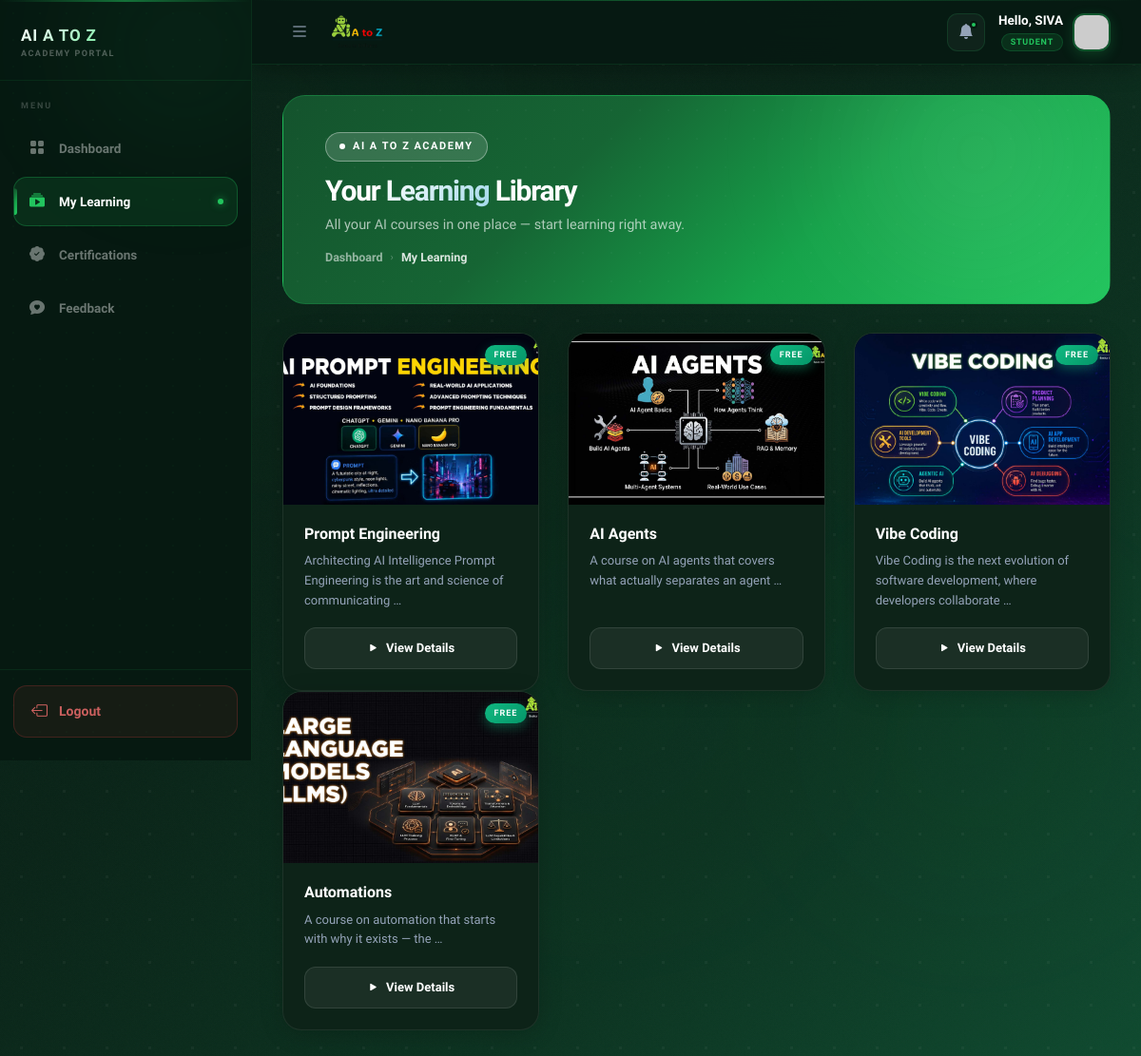
/my-learning/ (signed in), run on an earlier commit of the app's database.
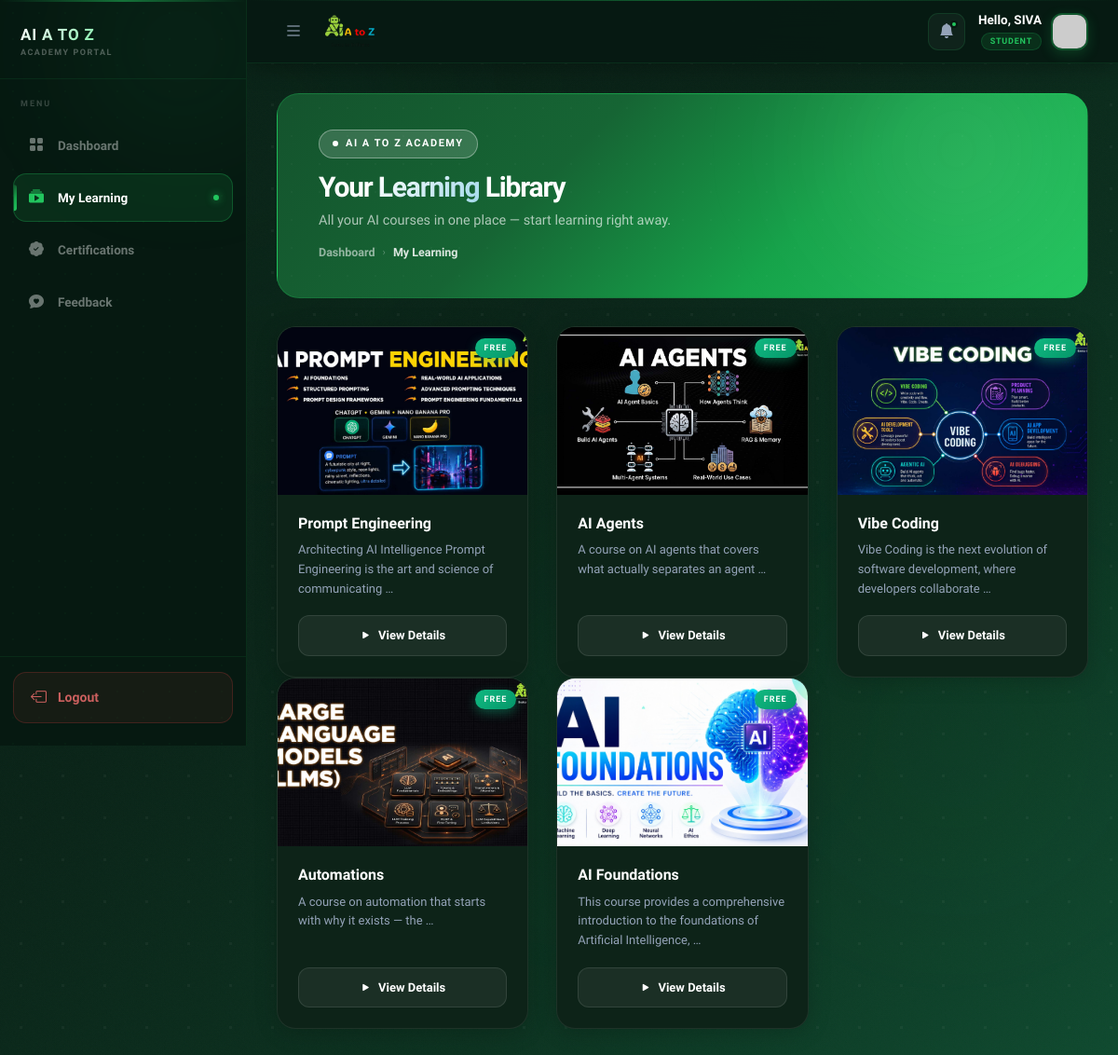
And on a later commit of the database.
### indexapp/models.py (models this page shows, shortened)
class UserProfile(models.Model):
    user = models.OneToOneField(User, on_delete=models.CASCADE, related_name='profile')
    name = models.CharField(max_length=100, default='')
    mobile = models.CharField(max_length=15)
    email = models.EmailField(unique=True)
    password_reset_token = models.CharField(max_length=100, unique=True, blank=True, null=True)
    password_reset_created_at = models.DateTimeField(blank=True, null=True)

class Course(models.Model):
    title = models.CharField(max_length=100)
    description = models.TextField()
    course_content = models.TextField(default='', blank=True)
    image = models.FileField(upload_to='course_images/', null=True, blank=True)
    course_pdf = models.FileField(upload_to='course_pdfs/', null=True, blank=True)
    video_url = models.CharField(max_length=200, default="https://www.youtube.com/embed/up68UAfH0d0")
    course_url = models.URLField(blank=True, null=True)

### user2app/views.py (the view, shortened to what this page needs)
# urls.py: path('my-learning/', user_views.user_courses_list, name='user_courses_list'),
@login_required(login_url='login')
def user_courses_list(request):
    user_profile = UserProfile.objects.filter(user=request.user).first()
    if not user_profile:
        messages.error(request, "Session expired.")
        return redirect('login')
    all_courses = Course.objects.all()
    selected_course_id = request.GET.get('id')
    selected_course = None
    has_paid = False
    razorpay_order_id = None
    razorpay_key_id = settings.RAZORPAY_KEY_ID
    amount_in_paise = 0
    return render(request, 'user_templates/user_courses_list.html', {
        'all_courses': all_courses,
        'selected_course': selected_course,
        'has_paid': has_paid,
        'razorpay_order_id': razorpay_order_id,
        'razorpay_key_id': razorpay_key_id,
        'amount': amount_in_paise,
        'user_profile': user_profile
    })

### assets/templates/user_templates/user_courses_list.html (shortened to what this page needs)
<!doctype html>
{% load static %}
<html lang="en">
<head>
    <link rel="stylesheet" href="{% static 'css/bootstrap.min.css' %}">
    <link rel="stylesheet" href="https://cdn.jsdelivr.net/npm/bootstrap-icons@1.11.1/font/bootstrap-icons.css">
    <link rel="stylesheet" href="https://cdnjs.cloudflare.com/ajax/libs/font-awesome/6.4.0/css/all.min.css">
</head>
<body>
    <div class="page-bg">
        <div class="glow-orb" style="width:700px;height:700px;top:-200px;left:-100px;"></div>
        <div class="glow-orb" style="width:450px;height:450px;bottom:10%;right:-50px;animation-delay:-5s;"></div>
    </div>
    <aside class="sidebar" id="sidebar">
        <div class="sidebar-orb"></div>
        <div class="sb-brand">
            <div>
                <a href="{% url 'index' %}" class="sb-brand-text">AI A TO Z</a>
                <div class="sb-brand-sub">Academy Portal</div>
            </div>
        </div>
        <nav class="sb-nav">
            <span class="sb-label">Menu</span>
            <a href="{% url 'dashboard' %}" class="sb-link">
                <i class="bi bi-grid-fill"></i>
                Dashboard
            </a>
            <a href="{% url 'user_courses_list' %}" class="sb-link active">
                <i class="bi bi-collection-play-fill"></i>
                My Learning
                <span class="sb-dot"></span>
            </a>
            <a href="#" class="sb-link">
                <i class="bi bi-patch-check-fill"></i>
                Certifications
            </a>
            <a href="{% url 'feedback' %}" class="sb-link">
                <i class="bi bi-chat-heart-fill"></i>
                Feedback
            </a>
        </nav>
        <div class="sb-bottom">
            <a href="{% url 'logout' %}" class="sb-logout">
                <i class="bi bi-box-arrow-left"></i>
                Logout
            </a>
        </div>
    </aside>
    <div class="main-wrapper">
        <header class="topbar">
            <div class="topbar-left">
                <button class="sb-toggle" id="sbToggle" onclick="toggleSidebarMenu()">
                    <i class="bi bi-list"></i>
                </button>
                <img src="{% static 'img/gallery/aiatoz_logo.png' %}" alt="AI A TO Z" style="height:36px;width:auto;object-fit:contain;">
            </div>
            <div class="topbar-right">
                <div class="topbar-notif">
                    <i class="bi bi-bell-fill"></i>
                    <span class="notif-dot"></span>
                </div>
                <div class="topbar-user">
                <div class="topbar-user-info">
                    <div class="topbar-user-name">
                        Hello, {% if user_profile.name %}{{ user_profile.name|upper }}{% else %}LEARNER{% endif %}
                    </div>
                    <span class="topbar-user-role">STUDENT</span>
                </div>
                <img src="https://ui-avatars.com/api/?name={{ user_profile.name|default:user_profile.user }}&background=0077a3&color=fff&bold=true&format=svg" class="topbar-avatar" alt="User">
            </div>
            </div>
        </header>
        <div class="page-content">
            {% if selected_course %}
                <div class="page-hero" style="margin-bottom:28px;">
                    <div class="ph-orb"></div>
                    <div class="inner">
                        <div class="ph-badge"><span class="live-dot"></span> Now Learning</div>
                        <h1>{{ selected_course.title }}</h1>
                        <p>Explore the curriculum below — full access included.</p>
                        <div class="ph-bc">
                            <a href="{% url 'dashboard' %}">Dashboard</a>
                            <span class="sep">›</span>
                            <a href="{% url 'user_courses_list' %}">My Learning</a>
                            <span class="sep">›</span>
                            <span class="cur">{{ selected_course.title }}</span>
                        </div>
                    </div>
                </div>
                <div class="d-flex align-items-center justify-content-between mb-4 flex-wrap gap-3">
                    <a href="{% url 'user_courses_list' %}" class="back-btn">
                        <i class="bi bi-arrow-left"></i> Back to Library
                    </a>
                </div>
                <div class="row g-4">
                    <div class="col-lg-8">
                        <div class="content-card">
                            <div class="card-section-title">
                                <i class="bi bi-info-circle-fill"></i> Course Overview
                            </div>
                            <div class="ai-material">
                                <p>In this course, we cover the essential components of <strong>{{ selected_course.title }}</strong>. This module is designed for both beginners and professionals looking to sharpen their skills.</p>
                                <ul>
                                    <li><strong>Expert Modules:</strong> Step-by-step guidance from industry mentors.</li>
                                    <li><strong>Practical Implementation:</strong> Real-world use cases and tools.</li>
                                    <li><strong>Certification:</strong> Earn a valid certificate upon 100% completion.</li>
                                </ul>
                            </div>
                        </div>
                        <div class="content-card">
                            <div class="card-section-title">
                                <i class="bi bi-play-circle-fill" style="color:#ef4444"></i> Lecture Video
                            </div>
                            <!-- <p style="color:red;font-size:18px;">
                                {{ selected_course.video_url }}
                            </p> -->
                           <div class="video-container">
                                <iframe
                                    width="100%"
                                    height="500"
                                    src="{{ selected_course.video_url }}"
                                    title="YouTube video player"
                                    frameborder="0"
                                    allow="accelerometer; autoplay; clipboard-write; encrypted-media; gyroscope; picture-in-picture; web-share"
                                    allowfullscreen>
                                </iframe>
                            </div>
                        </div>
                        <div class="content-card">
                            <div class="card-section-title">
                                <i class="bi bi-book-fill"></i> Full Study Material
                            </div>
                            <div class="course-content-body ai-material">
                                {{ selected_course.course_content|safe }}
                            </div>
                        </div>
                        {% if selected_course.course_pdf %}
                        <div class="content-card">
                            <div class="card-section-title">
                                <i class="bi bi-file-earmark-pdf-fill" style="color: #ff4d4d;"></i> Study Resources
                            </div>
                            <div class="ai-material">
                                <p>Download the official PDF guide for this course to study offline.</p>
                                <a href="{{ selected_course.course_pdf.url }}"
                                   download="{{ selected_course.title }}.pdf"
                                   class="lib-btn"
                                   style="background: rgba(255, 77, 77, 0.1); border-color: rgba(255, 77, 77, 0.2); color: #ff4d4d;">
                                    <i class="bi bi-cloud-arrow-down-fill"></i> Download Course PDF
                                </a>
                            </div>
                        </div>
                        {% endif %}
                    </div>
                    <div class="col-lg-4">
                        <div class="status-card">
                            <h5>Enrollment Status</h5>
                            {% if has_paid %}
                                <div class="status-badge-free">
                                    <i class="bi bi-patch-check-fill" style="color:#4ade80;"></i> Enrolled & Paid
                                </div>
                            {% else %}
                                <div class="status-badge-free" style="background:rgba(239,68,68,0.1); color:#f87171; border-color:rgba(239,68,68,0.25);">
                                    <i class="bi bi-lock-fill"></i> Locked (Requires Pay)
                                </div>
                            {% endif %}
                        </div>
                        <div class="content-card mt-4" style="background:var(--card-surface); border:1px solid rgba(34,197,94,0.2);">
                            <div class="card-section-title">
                                <i class="bi bi-credit-card-2-front-fill"></i> Course Access
                            </div>
                            <div class="ai-material text-center py-2">
                                <h4 class="mb-3" style="color:#fff; font-weight:800;">{{ selected_course.title }}</h4>
                                {% if has_paid %}
                                    <a href="{% url 'courses_dashboard' selected_course.id %}" class="lib-btn w-100" style="background:var(--grad-teal);">
                                        Start Learning Now <i class="bi bi-play-circle-fill ms-1"></i>
                                    </a>
                                {% else %}
                                    <p class="small mb-3" style="color:var(--text-dim);">Get lifetime premium access to videos, study materials and validation quizzes.</p>
                                    <button id="pay-btn" class="rf-submit w-100" style="background:var(--grad-teal); border:none; border-radius:12px; padding:12px; color:#fff; font-weight:800; font-size:14px; box-shadow:0 6px 20px rgba(34,197,94,0.35);">
                                        Pay Securely via Razorpay <i class="bi bi-shield-lock-fill ms-1"></i>
                                    </button>
                                {% endif %}
                            </div>
                        </div>
                    </div>
                </div>
            {% else %}
                <div class="page-hero">
                    <div class="ph-orb"></div>
                    <div class="inner">
                        <div class="ph-badge"><span class="live-dot"></span> AI A TO Z Academy</div>
                        <h1>Your <span>Learning</span> Library</h1>
                        <p>All your AI courses in one place — start learning right away.</p>
                        <div class="ph-bc">
                            <a href="{% url 'dashboard' %}">Dashboard</a>
                            <span class="sep">›</span>
                            <span class="cur">My Learning</span>
                        </div>
                    </div>
                </div>
                <div class="row g-4">
                    {% for course in all_courses %}
                    <div class="col-12 col-sm-6 col-xl-4" style="animation-delay:{{ forloop.counter0|add:1 }}00ms">
                        <div class="lib-card">
                            <div class="lib-thumb" style="position: relative; overflow: hidden; height: 180px; display: flex; align-items: center; justify-content: center;">
                                {% if course.image %}
                                    <img src="{{ course.image.url }}" alt="{{ course.title }}" style="width: 100%; height: 100%; object-fit: cover; position: absolute; top: 0; left: 0; z-index: 1;">
                                {% else %}
                                    <i class="bi bi-book-fill" style="z-index: 2; font-size: 2rem;"></i>
                                {% endif %}
                                <span class="lib-free-tag" style="z-index: 2;">Free</span>
                            </div>
                            <div class="lib-body">
                                <h5>{{ course.title }}</h5>
                                <p>{{ course.description|truncatewords:12 }}</p>
                                <a href="?id={{ course.id }}" class="lib-btn">
                                    <i class="bi bi-play-fill"></i> View Details
                                </a>
                            </div>
                        </div>
                    </div>
                    {% endfor %}
                </div>
            {% endif %}
        </div>
    </div>
</body>
</html>

What changed in the data, as far as the page shows it:
added Course: image (picture), title "AI Foundations", description "This course provides a comprehensive introduction to the foundations of Artificial Intelligence, …"
